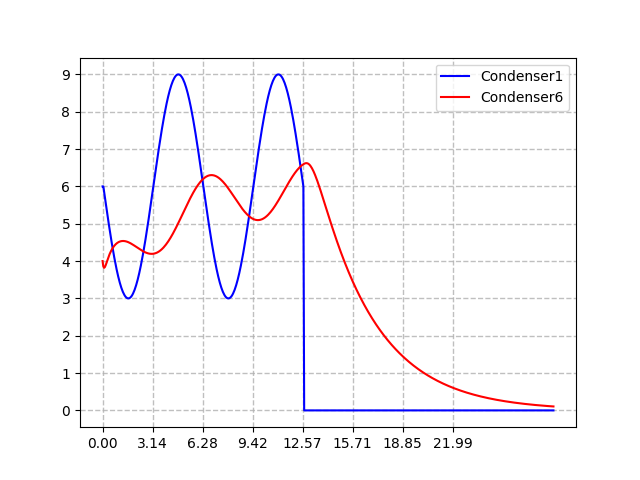

This chart was generated by the following Python code:
import numpy as np
import matplotlib.pyplot as plt
import math

#それぞれのテキストファイルからデータを読み込む
data = np.genfromtxt("rei2-13.txt")


#画像を出力するための領域を作成
fig = plt.figure()

#領域の中でプロットする場所を決める
ax = fig.add_subplot(1,1,1)

#領域の中でプロットする場所を決める
ax.plot(data[:,0],data[:,1],color='blue',label="Condenser1")
ax.plot(data[:,0],data[:,6],color='red',label="Condenser6")


# x,y軸に補助目盛線を設定
ax.grid(which = "major", axis = "both", alpha = 0.8,linestyle = "--", linewidth = 1)

# x,y軸の目盛設定
ax.set_xticks(np.arange(0,8*math.pi,math.pi))
ax.set_yticks(np.arange(0,10,1))

#凡例を追加
ax.legend()

#プロットしたグラフを画像形式に保存する
plt.savefig("rei2-13.png")

#プロットしたグラフを出力する
plt.show()